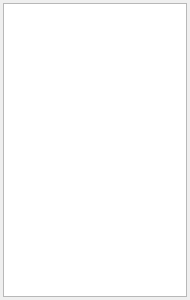
<?xml version="1.0" encoding="UTF-8"?>
<ui version="4.0">
 <class>InfoTablePanelWidget</class>
 <widget class="QWidget" name="InfoTablePanelWidget">
  <property name="geometry">
   <rect>
    <x>0</x>
    <y>0</y>
    <width>190</width>
    <height>300</height>
   </rect>
  </property>
  <property name="sizePolicy">
   <sizepolicy hsizetype="Fixed" vsizetype="Preferred">
    <horstretch>0</horstretch>
    <verstretch>0</verstretch>
   </sizepolicy>
  </property>
  <property name="minimumSize">
   <size>
    <width>190</width>
    <height>0</height>
   </size>
  </property>
  <property name="windowTitle">
   <string>Form</string>
  </property>
  <layout class="QHBoxLayout" name="horizontalLayout">
   <property name="spacing">
    <number>3</number>
   </property>
   <property name="leftMargin">
    <number>3</number>
   </property>
   <property name="topMargin">
    <number>3</number>
   </property>
   <property name="rightMargin">
    <number>3</number>
   </property>
   <property name="bottomMargin">
    <number>3</number>
   </property>
   <item>
    <widget class="QTableWidget" name="infoTableWidget">
     <property name="sizePolicy">
      <sizepolicy hsizetype="Fixed" vsizetype="MinimumExpanding">
       <horstretch>0</horstretch>
       <verstretch>0</verstretch>
      </sizepolicy>
     </property>
     <property name="minimumSize">
      <size>
       <width>180</width>
       <height>0</height>
      </size>
     </property>
     <property name="autoFillBackground">
      <bool>true</bool>
     </property>
     <property name="sizeAdjustPolicy">
      <enum>QAbstractScrollArea::AdjustIgnored</enum>
     </property>
     <property name="editTriggers">
      <set>QAbstractItemView::NoEditTriggers</set>
     </property>
     <property name="alternatingRowColors">
      <bool>true</bool>
     </property>
     <property name="selectionBehavior">
      <enum>QAbstractItemView::SelectItems</enum>
     </property>
     <property name="rowCount">
      <number>0</number>
     </property>
     <attribute name="horizontalHeaderCascadingSectionResizes">
      <bool>false</bool>
     </attribute>
     <attribute name="horizontalHeaderShowSortIndicator" stdset="0">
      <bool>false</bool>
     </attribute>
     <attribute name="verticalHeaderCascadingSectionResizes">
      <bool>false</bool>
     </attribute>
    </widget>
   </item>
  </layout>
 </widget>
 <resources/>
 <connections/>
</ui>
